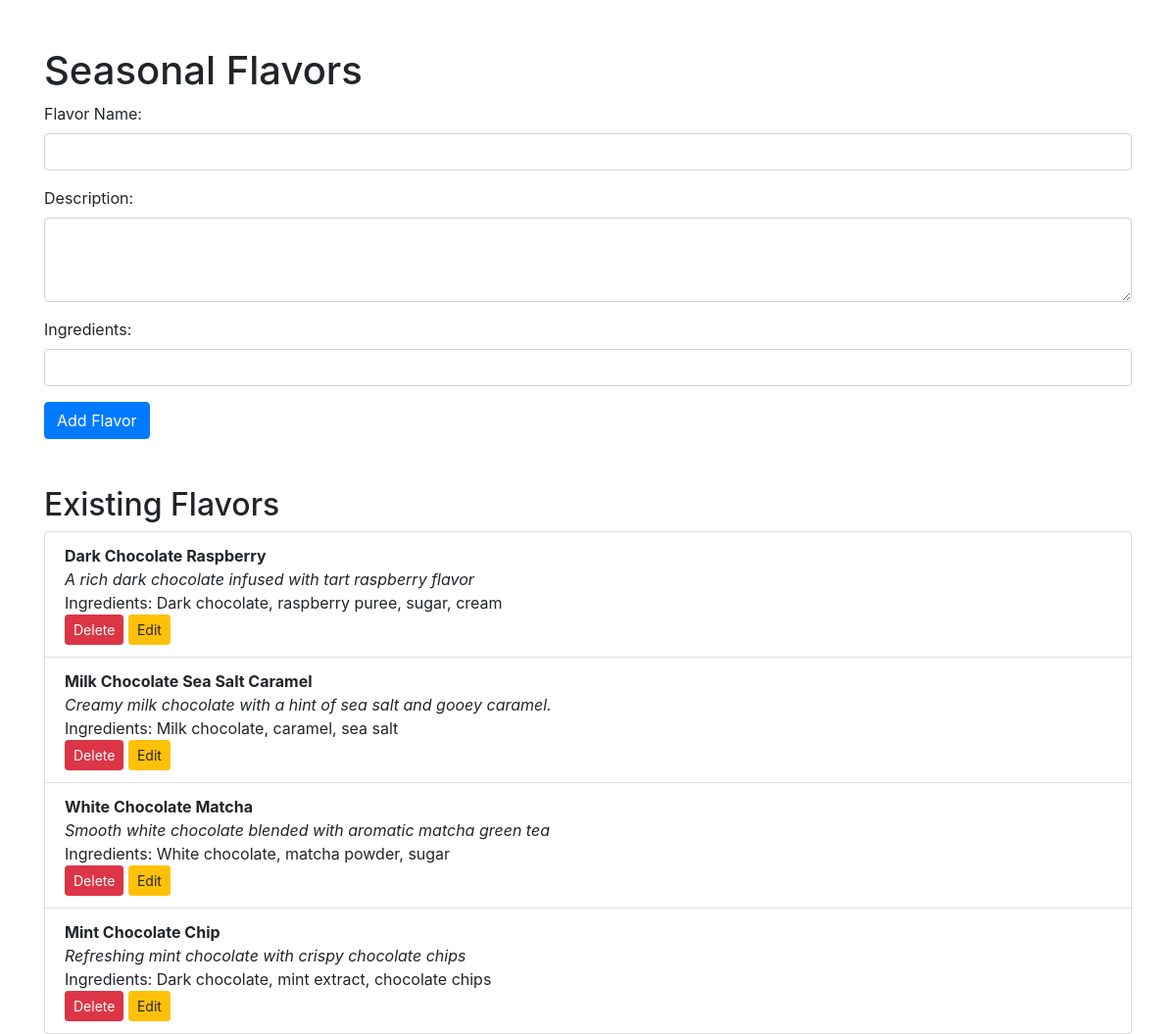
Screenshot of /seasonal-flavors with the database file from the repository.
### chocolate_house/app.py (models this page shows)
class SeasonalFlavor(db.Model):
    id = db.Column(db.Integer, primary_key=True)
    name = db.Column(db.Text, nullable=False)
    description = db.Column(db.Text)
    ingredients = db.Column(db.Text)

### chocolate_house/app.py (the view, shortened to what this page needs)
@app.route("/seasonal-flavors", methods=["GET", "POST"])
def seasonal_flavors():
    flavors = SeasonalFlavor.query.all()
    return render_template("seasonal_flavors.html", flavors=flavors)

### chocolate_house/templates/seasonal_flavors.html (shortened to what this page needs)
<!DOCTYPE html>
<html lang="en">
<head>
    <link href="https://stackpath.bootstrapcdn.com/bootstrap/4.5.2/css/bootstrap.min.css" rel="stylesheet">
</head>
<body>
    <div class="container mt-5">
        <h1>Seasonal Flavors</h1>
        <form method="POST">
            <div class="form-group">
                <label for="name">Flavor Name:</label>
                <input type="text" class="form-control" name="name" required>
            </div>
            <div class="form-group">
                <label for="description">Description:</label>
                <textarea class="form-control" name="description" rows="3"></textarea>
            </div>
            <div class="form-group">
                <label for="ingredients">Ingredients:</label>
                <input type="text" class="form-control" name="ingredients" required>
            </div>
            <button type="submit" class="btn btn-primary">Add Flavor</button>
        </form>
        <h2 class="mt-5">Existing Flavors</h2>
        <ul class="list-group">
            {% for flavor in flavors %}
                <li class="list-group-item">
                    <strong>{{ flavor.name }}</strong><br>
                    <em>{{ flavor.description }}</em><br>
                    Ingredients: {{ flavor.ingredients }}<br>
                    <form action="{{ url_for('delete_flavor', id=flavor.id) }}" method="POST" style="display: inline;">
                        <button type="submit" class="btn btn-danger btn-sm">Delete</button>
                    </form>
                    <a href="{{ url_for('edit_flavor', id=flavor.id) }}" class="btn btn-warning btn-sm">Edit</a>
                </li>
            {% endfor %}
        </ul>
    </div>
</body>
</html>

### rows the page displays
SeasonalFlavor: name "Dark Chocolate Raspberry", description "A rich dark chocolate infused with tart raspberry flavor", ingredients "Dark chocolate, raspberry puree, sugar, cream"
SeasonalFlavor: name "Milk Chocolate Sea Salt Caramel", description "Creamy milk chocolate with a hint of sea salt and gooey caramel.", ingredients "Milk chocolate, caramel, sea salt"
SeasonalFlavor: name "White Chocolate Matcha", description "Smooth white chocolate blended with aromatic matcha green tea", ingredients "White chocolate, matcha powder, sugar"
SeasonalFlavor: name "Mint Chocolate Chip", description "Refreshing mint chocolate with crispy chocolate chips", ingredients "Dark chocolate, mint extract, chocolate chips"
